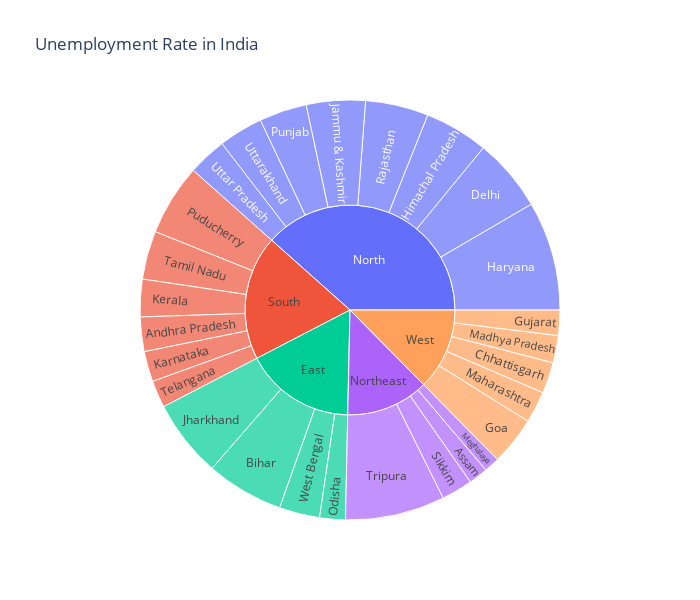

The notebook cell this image was saved under:
### Markdown cell above
## Dashboard to analyze the unemployment rate of each Indian state

### Code cell
# plotting sunburst

unemployment = data[['States','Region','Estimated Unemployment Rate']]
figure = px.sunburst(unemployment,path=['Region','States'],
                     values='Estimated Unemployment Rate',
                     width=700,height=600, color_continuous_scale='RdY1Gn',
                     title="Unemployment Rate in India")
figure.show()

### Figure 1 — Plotly figure (JSON) as saved in the notebook; plotly's stock layout.template omitted (floating-point values rounded to 4 significant figures)
{"data": [{"branchvalues": "total", "domain": {"x": [0, 1], "y": [0, 1]}, "hovertemplate": "labels=%{label}<br>Estimated Unemployment Rate=%{value}<br>parent=%{parent}<br>id=%{id}<extra></extra>", "ids": ["South/Andhra Pradesh", "Northeast/Assam", "East/Bihar", "West/Chhattisgarh", "North/Delhi", "West/Goa", "West/Gujarat", "North/Haryana", "North/Himachal Pradesh", "North/Jammu & Kashmir", "East/Jharkhand", "South/Karnataka", "South/Kerala", "West/Madhya Pradesh", "West/Maharashtra", "Northeast/Meghalaya", "East/Odisha", "South/Puducherry", "North/Punjab", "North/Rajasthan", "Northeast/Sikkim", "South/Tamil Nadu", "South/Telangana", "Northeast/Tripura", "North/Uttar Pradesh", "North/Uttarakhand", "East/West Bengal", "East", "North", "Northeast", "South", "West"], "labels": ["Andhra Pradesh", "Assam", "Bihar", "Chhattisgarh", "Delhi", "Goa", "Gujarat", "Haryana", "Himachal Pradesh", "Jammu & Kashmir", "Jharkhand", "Karnataka", "Kerala", "Madhya Pradesh", "Maharashtra", "Meghalaya", "Odisha", "Puducherry", "Punjab", "Rajasthan", "Sikkim", "Tamil Nadu", "Telangana", "Tripura", "Uttar Pradesh", "Uttarakhand", "West Bengal", "East", "North", "Northeast", "South", "West"], "name": "", "parents": ["South", "Northeast", "East", "West", "North", "West", "West", "North", "North", "North", "East", "South", "South", "West", "West", "Northeast", "East", "South", "North", "North", "Northeast", "South", "South", "Northeast", "North", "North", "East", "", "", "", "", ""], "type": "sunburst", "values": [86.64, 48.56, 194.7, 78.19, 184.1, 121.7, 63.76, 274.8, 160.7, 148.3, 195.4, 76.68, 94.34, 68.54, 79.79, 38.66, 64.62, 179.4, 119.8, 158.7, 78.34, 121.9, 68.33, 250.6, 97.37, 111.6, 101.9, 556.6, 1255.0, 416.1, 627.3, 411.9]}], "layout": {"height": 600, "legend": {"tracegroupgap": 0}, "title": {"text": "Unemployment Rate in India"}, "width": 700}}
